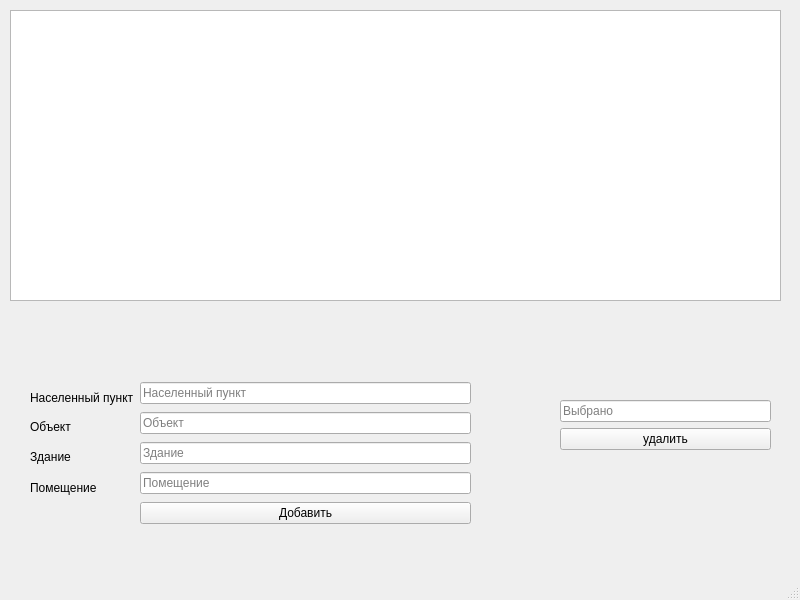
<?xml version="1.0" encoding="UTF-8"?>
<ui version="4.0">
 <class>AddWindow</class>
 <widget class="QMainWindow" name="AddWindow">
  <property name="geometry">
   <rect>
    <x>0</x>
    <y>0</y>
    <width>800</width>
    <height>600</height>
   </rect>
  </property>
  <property name="windowTitle">
   <string>MainWindow</string>
  </property>
  <widget class="QWidget" name="centralwidget">
   <widget class="QWidget" name="verticalLayoutWidget">
    <property name="geometry">
     <rect>
      <x>140</x>
      <y>380</y>
      <width>331</width>
      <height>151</height>
     </rect>
    </property>
    <layout class="QVBoxLayout" name="verticalLayout">
     <item>
      <widget class="QLineEdit" name="lineEdit_city">
       <property name="inputMask">
        <string/>
       </property>
       <property name="text">
        <string/>
       </property>
       <property name="cursorPosition">
        <number>0</number>
       </property>
       <property name="placeholderText">
        <string>Населенный пункт</string>
       </property>
      </widget>
     </item>
     <item>
      <widget class="QLineEdit" name="lineEdit_obj">
       <property name="text">
        <string/>
       </property>
       <property name="placeholderText">
        <string>Объект</string>
       </property>
      </widget>
     </item>
     <item>
      <widget class="QLineEdit" name="lineEdit_building">
       <property name="text">
        <string/>
       </property>
       <property name="placeholderText">
        <string>Здание</string>
       </property>
      </widget>
     </item>
     <item>
      <widget class="QLineEdit" name="lineEdit_room">
       <property name="text">
        <string/>
       </property>
       <property name="placeholderText">
        <string>Помещение</string>
       </property>
      </widget>
     </item>
     <item>
      <widget class="QPushButton" name="pushButton_ad">
       <property name="text">
        <string>Добавить</string>
       </property>
      </widget>
     </item>
    </layout>
   </widget>
   <widget class="QWidget" name="verticalLayoutWidget_2">
    <property name="geometry">
     <rect>
      <x>560</x>
      <y>400</y>
      <width>211</width>
      <height>111</height>
     </rect>
    </property>
    <layout class="QVBoxLayout" name="verticalLayout_2">
     <item>
      <widget class="QLineEdit" name="lineEdit_2">
       <property name="placeholderText">
        <string>Выбрано</string>
       </property>
      </widget>
     </item>
     <item>
      <widget class="QPushButton" name="pushButton_delete">
       <property name="text">
        <string>удалить</string>
       </property>
      </widget>
     </item>
     <item>
      <widget class="QLabel" name="label">
       <property name="text">
        <string/>
       </property>
      </widget>
     </item>
    </layout>
   </widget>
   <widget class="QLabel" name="label_2">
    <property name="geometry">
     <rect>
      <x>30</x>
      <y>390</y>
      <width>111</width>
      <height>16</height>
     </rect>
    </property>
    <property name="text">
     <string>Населенный пункт</string>
    </property>
   </widget>
   <widget class="QLabel" name="label_3">
    <property name="geometry">
     <rect>
      <x>30</x>
      <y>420</y>
      <width>54</width>
      <height>14</height>
     </rect>
    </property>
    <property name="text">
     <string>Объект</string>
    </property>
   </widget>
   <widget class="QLabel" name="label_4">
    <property name="geometry">
     <rect>
      <x>30</x>
      <y>450</y>
      <width>54</width>
      <height>14</height>
     </rect>
    </property>
    <property name="text">
     <string>Здание</string>
    </property>
   </widget>
   <widget class="QLabel" name="label_5">
    <property name="geometry">
     <rect>
      <x>30</x>
      <y>480</y>
      <width>71</width>
      <height>16</height>
     </rect>
    </property>
    <property name="text">
     <string>Помещение</string>
    </property>
   </widget>
   <widget class="QTableWidget" name="tableWidget">
    <property name="geometry">
     <rect>
      <x>10</x>
      <y>10</y>
      <width>771</width>
      <height>291</height>
     </rect>
    </property>
   </widget>
  </widget>
  <widget class="QMenuBar" name="menubar">
   <property name="geometry">
    <rect>
     <x>0</x>
     <y>0</y>
     <width>800</width>
     <height>23</height>
    </rect>
   </property>
  </widget>
  <widget class="QStatusBar" name="statusbar"/>
 </widget>
 <resources/>
 <connections/>
</ui>
